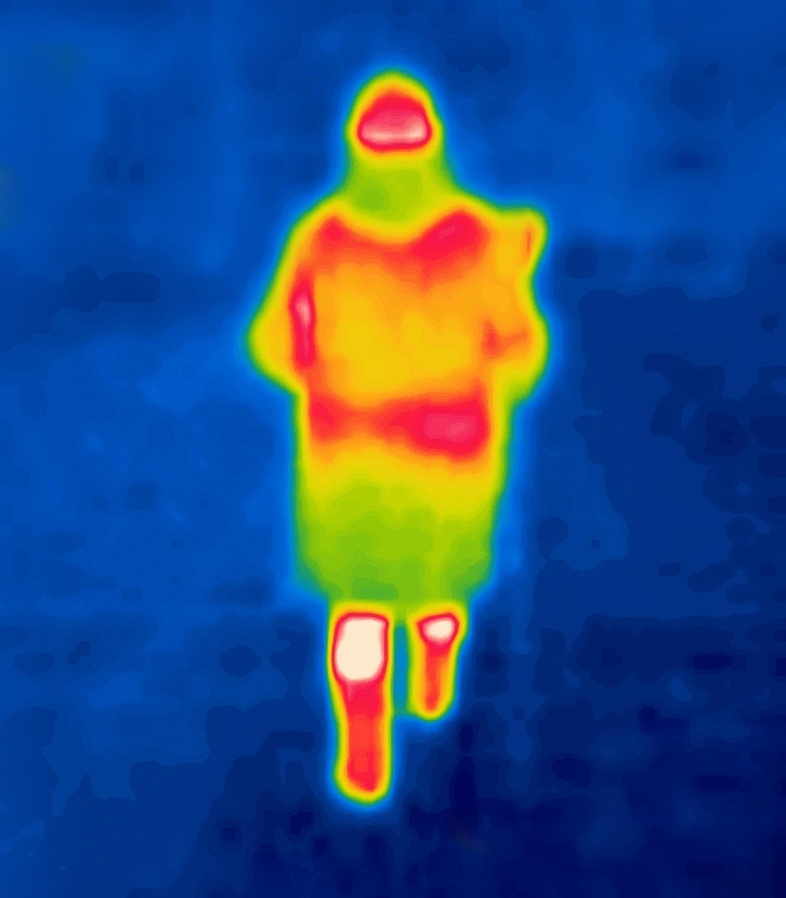
#> input picture module4/images/thermal/person_thermal.jpg, 786 x 898 px, shrunk from 1619 x 1851 before the run
$ python thermal_human_boundary.py
#> lines starting #> are read from the running program, lines starting #| are printed output that depends on the picture; after the words box and inside, x2 and y2 are one past the last pixel; in counts of white or black regions, pixels touching at a corner belong together
"""
CSc 8830 - Computer Vision
Module 4 - Question 2

Human Boundary Detection in a Thermal Image
Classical Computer Vision / OpenCV Only

NO machine learning or deep learning is used in this script.

Pipeline:
1. Read false-color thermal image.
2. Convert BGR image to HSV.
3. Separate warm human regions from the cooler background.
4. Apply morphological operations.
5. Find connected foreground components.
6. Select the main central human component.
7. Fill holes and smooth the mask.
8. Extract the exact outer contour.
9. Save mask, segmented person, boundary, and comparison images.
"""

from pathlib import Path

import cv2
import numpy as np


# ============================================================
# PATHS
# ============================================================

BASE_DIR = Path(__file__).resolve().parent

IMAGE_PATH = (
    BASE_DIR
    / "images"
    / "thermal"
    / "person_thermal.jpg"
)

OUTPUT_DIR = BASE_DIR / "outputs"

OUTPUT_DIR.mkdir(
    parents=True,
    exist_ok=True
)


# ============================================================
# LOAD THERMAL IMAGE
# ============================================================

image = cv2.imread(
    str(IMAGE_PATH)
)
#> image is the input picture: shape (898, 786, 3); mean B, G, R 129, 76.9, 38.8

if image is None:
    raise FileNotFoundError(
        f"Could not load thermal image:\n{IMAGE_PATH}"
    )


height, width = image.shape[:2]


print("=" * 65)
print("THERMAL HUMAN BOUNDARY DETECTION")
print("CLASSICAL OPENCV - NO ML/DL")
print("=" * 65)

print("\nImage loaded successfully.")
print(
    f"Image size: "
    f"{width} x {height}"
)
#| Image size: 786 x 898


# ============================================================
# STEP 1 - LIGHT SMOOTHING
# ============================================================

blurred = cv2.GaussianBlur(
    image,
    (5, 5),
    0
)


# ============================================================
# STEP 2 - CONVERT TO HSV
# ============================================================

hsv = cv2.cvtColor(
    blurred,
    cv2.COLOR_BGR2HSV
)

h_channel, s_channel, v_channel = cv2.split(
    hsv
)
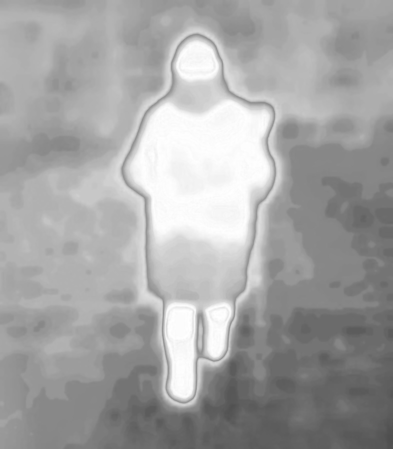
#> v_channel: shape (898, 786) (shown at 1/2 size); min 78, max 255, mean 163.9


# ============================================================
# STEP 3 - THERMAL COLOR SEGMENTATION
# ============================================================
#
# The new image is a false-color thermal image.
#
# Cooler background pixels are mainly blue/dark-blue.
# Warmer human pixels move toward:
#
# cyan
# green
# yellow
# orange
# red
# white
#
# Therefore we remove the dominant cool-blue background
# rather than trying to detect a single exact body color.
#
# OpenCV HSV hue:
#
# 0   -> red
# ~30 -> yellow
# ~60 -> green
# ~90 -> cyan
# ~120 -> blue
#
# The main cool background is expected in the blue range.
# ============================================================

cool_blue_mask = cv2.inRange(
    hsv,
    np.array(
        [90, 45, 15],
        dtype=np.uint8
    ),
    np.array(
        [140, 255, 255],
        dtype=np.uint8
    )
)
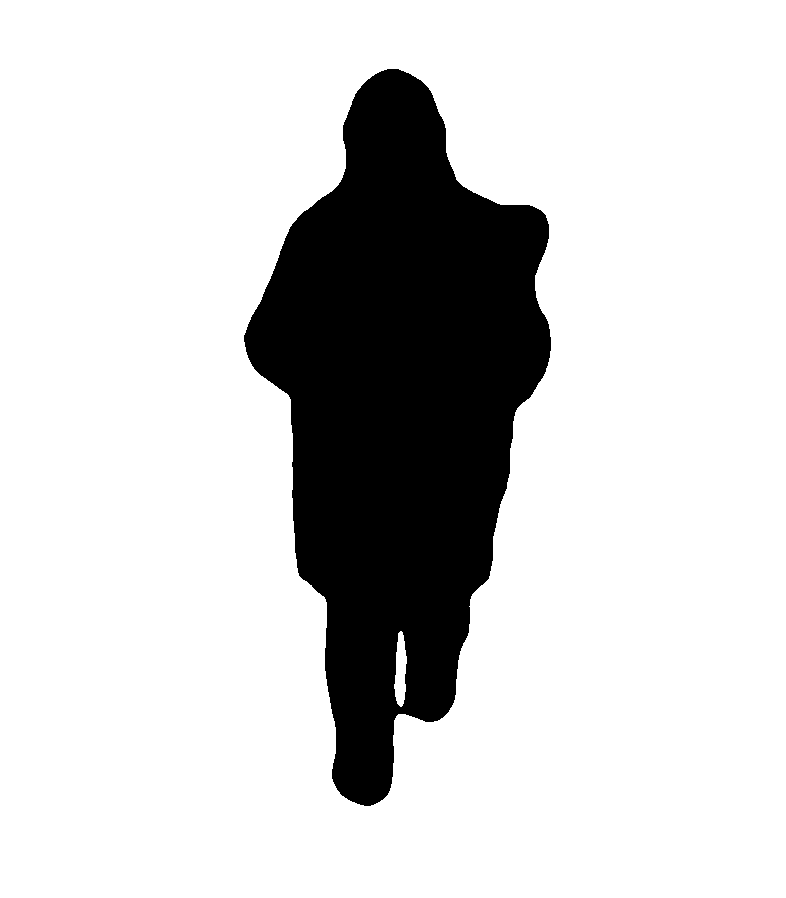
#> cool_blue_mask: shape (898, 786); 81.9% white; 1 black region, box (x1, y1, x2, y2) and area: (244, 69, 551, 806) 127747


# Invert:
# blue background -> black
# warmer regions  -> white

thermal_foreground = cv2.bitwise_not(
    cool_blue_mask
)


# ============================================================
# STEP 4 - REMOVE VERY DARK PIXELS
# ============================================================
#
# Dark pixels may also appear outside the actual subject.
# ============================================================

brightness_mask = cv2.inRange(
    v_channel,
    25,
    255
)


thermal_foreground = cv2.bitwise_and(
    thermal_foreground,
    brightness_mask
)


# ============================================================
# STEP 5 - CENTRAL SEARCH REGION
# ============================================================
#
# The subject occupies the central region of this frame.
#
# This is only a geometric classical-CV constraint.
# It is not an ML/DL detector.
# ============================================================

search_mask = np.zeros(
    (height, width),
    dtype=np.uint8
)


left = int(
    width * 0.12
)

right = int(
    width * 0.88
)

top = int(
    height * 0.02
)

bottom = int(
    height * 0.98
)


search_mask[
    top:bottom,
    left:right
] = 255


thermal_foreground = cv2.bitwise_and(
    thermal_foreground,
    search_mask
)


print(
    "\nSearch region:"
)

print(
    f"x = {left}:{right}"
)
#| x = 94:691

print(
    f"y = {top}:{bottom}"
)
#| y = 17:880


# ============================================================
# STEP 6 - MORPHOLOGICAL OPENING
# ============================================================
#
# Remove isolated thermal noise.
# ============================================================

opening_kernel = cv2.getStructuringElement(
    cv2.MORPH_ELLIPSE,
    (3, 3)
)


thermal_foreground = cv2.morphologyEx(
    thermal_foreground,
    cv2.MORPH_OPEN,
    opening_kernel,
    iterations=1
)


# ============================================================
# STEP 7 - MORPHOLOGICAL CLOSING
# ============================================================
#
# Connect nearby warm regions belonging to the body.
# ============================================================

closing_kernel = cv2.getStructuringElement(
    cv2.MORPH_ELLIPSE,
    (9, 9)
)


thermal_foreground = cv2.morphologyEx(
    thermal_foreground,
    cv2.MORPH_CLOSE,
    closing_kernel,
    iterations=2
)


# ============================================================
# STEP 8 - CONNECTED COMPONENT ANALYSIS
# ============================================================

(
    number_labels,
    labels,
    stats,
    centroids
) = cv2.connectedComponentsWithStats(
    thermal_foreground,
    connectivity=8
)
#> number_labels = 2; stats = [[0, 0, 786, 898, 577388], [244, 69, 307, 737, 128440]]; centroids = [[391, 457.3], [399.1, 409]]


print(
    f"\nConnected foreground components: "
    f"{number_labels - 1}"
)
#| Connected foreground components: 1


image_center = np.array(
    [
        width / 2.0,
        height / 2.0
    ]
)


best_label = None

best_score = -1


for label in range(
    1,
    number_labels
):

    area = stats[
        label,
        cv2.CC_STAT_AREA
    ]

    x = stats[
        label,
        cv2.CC_STAT_LEFT
    ]

    y = stats[
        label,
        cv2.CC_STAT_TOP
    ]

    component_width = stats[
        label,
        cv2.CC_STAT_WIDTH
    ]

    component_height = stats[
        label,
        cv2.CC_STAT_HEIGHT
    ]


    center = centroids[
        label
    ]


    aspect_ratio = (
        component_height
        / max(
            component_width,
            1
        )
    )


    distance = np.linalg.norm(
        center
        - image_center
    )


    print(
        f"Component {label}: "
        f"area={area}, "
        f"bbox="
        f"({x},{y},"
        f"{component_width},"
        f"{component_height}), "
        f"aspect={aspect_ratio:.2f}, "
        f"center_distance={distance:.1f}"
    )


    # --------------------------------------------------------
    # BASIC HUMAN-SHAPE FILTERS
    # --------------------------------------------------------

    if area < (
        height
        * width
        * 0.01
    ):
        continue


    if component_height < (
        height
        * 0.30
    ):
        continue


    if component_width > (
        width
        * 0.80
    ):
        continue


    # --------------------------------------------------------
    # COMPONENT SCORE
    # --------------------------------------------------------
    #
    # Prefer:
    # - large regions
    # - tall regions
    # - regions near image center
    # --------------------------------------------------------

    center_score = (
        1.0
        / (
            1.0
            + distance
        )
    )


    score = (
        area
        * (
            1.0
            + min(
                aspect_ratio,
                4.0
            )
        )
        * (
            1.0
            + 50.0
            * center_score
        )
    )


    if score > best_score:

        best_score = score

        best_label = label
#> this loop made 1 pass
#> (area, x, y, component_width, component_height, center, aspect_ratio, distance) on pass 1: (128440, 244, 69, 307, 737, [399.1, 409], 2.4, 40.49)
#> (printed output is left out)
#> after the loop, best_label = 1; best_score = 963142.9


# ============================================================
# STEP 9 - FALLBACK
# ============================================================

if best_label is None:

    print(
        "\nNo component passed "
        "all human-shape filters."
    )

    print(
        "Using largest central "
        "foreground component."
    )


    best_fallback_score = -1


    for label in range(
        1,
        number_labels
    ):

        area = stats[
            label,
            cv2.CC_STAT_AREA
        ]


        if area < 50:
            continue


        center = centroids[
            label
        ]


        distance = np.linalg.norm(
            center
            - image_center
        )


        fallback_score = (
            area
            / (
                1.0
                + distance
            )
        )


        if (
            fallback_score
            > best_fallback_score
        ):

            best_fallback_score = (
                fallback_score
            )

            best_label = label


if best_label is None:

    raise RuntimeError(
        "Unable to locate the "
        "thermal human foreground."
    )


# ============================================================
# STEP 10 - CREATE HUMAN MASK
# ============================================================

human_mask = np.zeros(
    (height, width),
    dtype=np.uint8
)


human_mask[
    labels == best_label
] = 255


selected_area = stats[
    best_label,
    cv2.CC_STAT_AREA
]
#> selected_area = 128440


selected_x = stats[
    best_label,
    cv2.CC_STAT_LEFT
]
#> selected_x = 244

selected_y = stats[
    best_label,
    cv2.CC_STAT_TOP
]
#> selected_y = 69

selected_w = stats[
    best_label,
    cv2.CC_STAT_WIDTH
]
#> selected_w = 307

selected_h = stats[
    best_label,
    cv2.CC_STAT_HEIGHT
]
#> selected_h = 737


print(
    "\nSelected human component:"
)

print(
    f"Area: "
    f"{selected_area} pixels"
)
#| Area: 128440 pixels

print(
    f"Bounding box: "
    f"({selected_x}, "
    f"{selected_y}, "
    f"{selected_w}, "
    f"{selected_h})"
)
#| Bounding box: (244, 69, 307, 737)


# ============================================================
# STEP 11 - FILL INTERNAL HOLES
# ============================================================
#
# The human should form one solid silhouette.
# Flood-fill the background and recover holes.
# ============================================================

flood_fill = human_mask.copy()


flood_mask = np.zeros(
    (
        height + 2,
        width + 2
    ),
    dtype=np.uint8
)


cv2.floodFill(
    flood_fill,
    flood_mask,
    (0, 0),
    255
)


flood_inverse = cv2.bitwise_not(
    flood_fill
)


human_mask = (
    human_mask
    | flood_inverse
)


# ============================================================
# STEP 12 - FINAL MASK SMOOTHING
# ============================================================

final_kernel = cv2.getStructuringElement(
    cv2.MORPH_ELLIPSE,
    (5, 5)
)


human_mask = cv2.morphologyEx(
    human_mask,
    cv2.MORPH_CLOSE,
    final_kernel,
    iterations=1
)


human_mask = cv2.morphologyEx(
    human_mask,
    cv2.MORPH_OPEN,
    np.ones(
        (3, 3),
        dtype=np.uint8
    ),
    iterations=1
)


# ============================================================
# STEP 13 - EXTRACT FINAL HUMAN CONTOUR
# ============================================================

contours, _ = cv2.findContours(
    human_mask,
    cv2.RETR_EXTERNAL,
    cv2.CHAIN_APPROX_NONE
)


if not contours:

    raise RuntimeError(
        "No final human contour found."
    )


human_contour = max(
    contours,
    key=cv2.contourArea
)


contour_area = cv2.contourArea(
    human_contour
)


# Rebuild the final mask using only
# the largest contour.

human_mask[:] = 0


cv2.drawContours(
    human_mask,
    [human_contour],
    -1,
    255,
    cv2.FILLED
)


print(
    f"Final contour area: "
    f"{contour_area:.1f} pixels"
)
#| Final contour area: 127615.0 pixels


# ============================================================
# STEP 14 - SEGMENTED THERMAL PERSON
# ============================================================

segmented_person = cv2.bitwise_and(
    image,
    image,
    mask=human_mask
)


# ============================================================
# STEP 15 - HUMAN BOUNDARY
# ============================================================

human_boundary = image.copy()


cv2.drawContours(
    human_boundary,
    [human_contour],
    -1,
    (0, 0, 255),
    2
)


# ============================================================
# STEP 16 - BOUNDARY-ONLY IMAGE
# ============================================================

boundary_only = np.zeros(
    (
        height,
        width,
        3
    ),
    dtype=np.uint8
)


cv2.drawContours(
    boundary_only,
    [human_contour],
    -1,
    (255, 255, 255),
    2
)
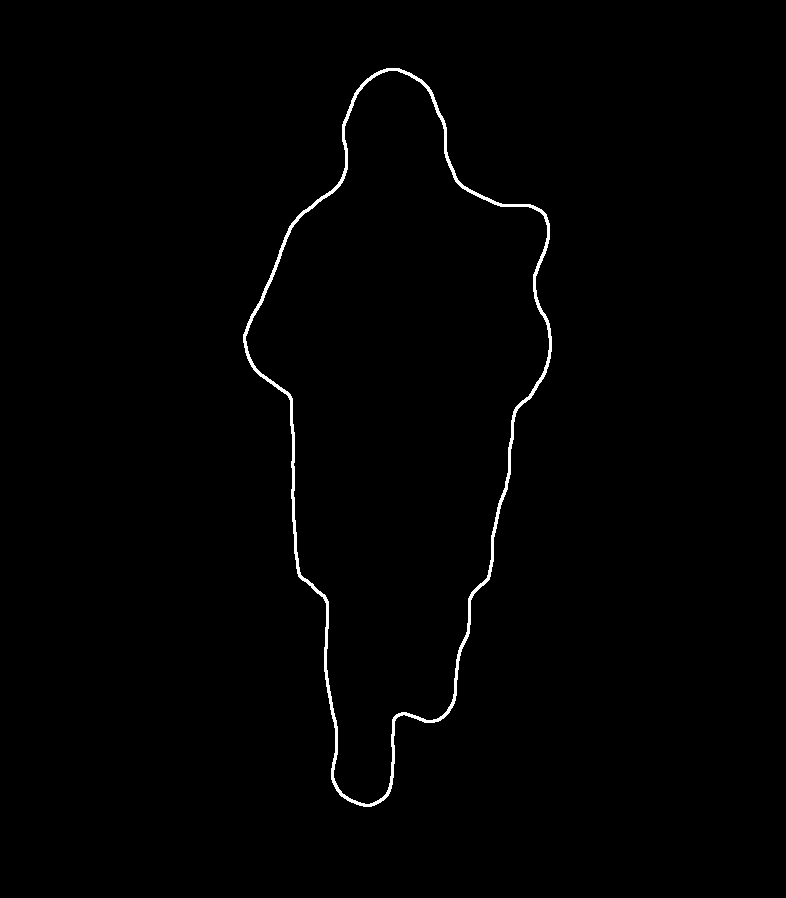
#> boundary_only: shape (898, 786, 3); 0.84% white; 1 white region, box (x1, y1, x2, y2) and area: (243, 68, 552, 807) 5956


# ============================================================
# STEP 17 - SEARCH REGION VISUALIZATION
# ============================================================

search_visualization = (
    image.copy()
)


cv2.rectangle(
    search_visualization,
    (
        left,
        top
    ),
    (
        right,
        bottom
    ),
    (255, 255, 255),
    2
)


# ============================================================
# STEP 18 - CREATE COMPARISON IMAGE
# ============================================================

def add_title(
    img,
    title
):

    result = img.copy()


    cv2.rectangle(
        result,
        (0, 0),
        (
            result.shape[1],
            30
        ),
        (0, 0, 0),
        -1
    )


    cv2.putText(
        result,
        title,
        (8, 21),
        cv2.FONT_HERSHEY_SIMPLEX,
        0.55,
        (255, 255, 255),
        1,
        cv2.LINE_AA
    )


    return result


mask_bgr = cv2.cvtColor(
    human_mask,
    cv2.COLOR_GRAY2BGR
)


original_panel = add_title(
    image,
    "Original Thermal"
)


mask_panel = add_title(
    mask_bgr,
    "OpenCV Human Mask"
)


boundary_panel = add_title(
    human_boundary,
    "Detected Boundary"
)


comparison = np.hstack(
    [
        original_panel,
        mask_panel,
        boundary_panel
    ]
)
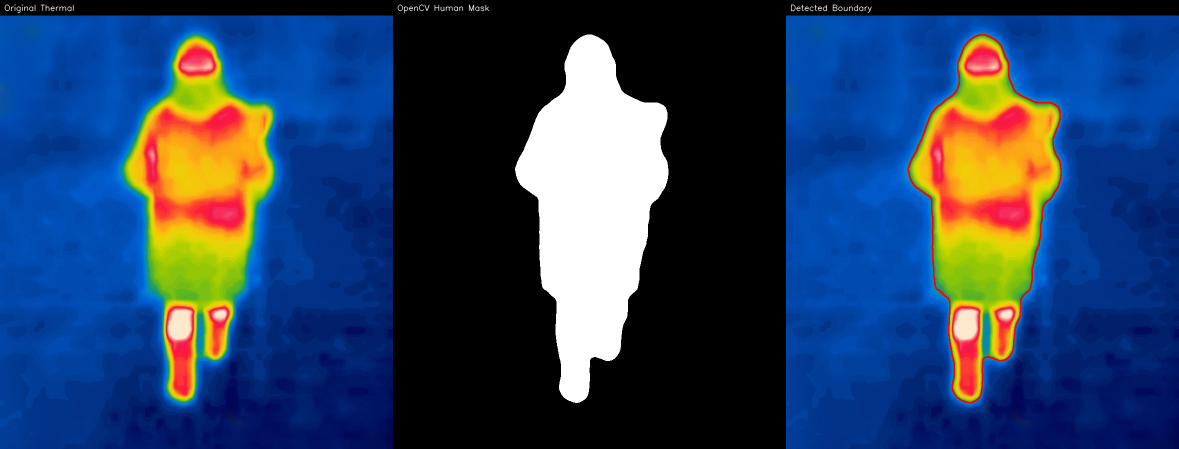
#> comparison: shape (898, 2358, 3) (shown at 1/2 size); mean B, G, R 97.5, 65, 42.1


# ============================================================
# STEP 19 - SAVE OUTPUTS
# ============================================================

cv2.imwrite(
    str(
        OUTPUT_DIR
        / "thermal_original.jpg"
    ),
    image
)


cv2.imwrite(
    str(
        OUTPUT_DIR
        / "thermal_search_region.jpg"
    ),
    search_visualization
)


cv2.imwrite(
    str(
        OUTPUT_DIR
        / "thermal_initial_mask.jpg"
    ),
    thermal_foreground
)


cv2.imwrite(
    str(
        OUTPUT_DIR
        / "thermal_binary_mask.jpg"
    ),
    human_mask
)


cv2.imwrite(
    str(
        OUTPUT_DIR
        / "thermal_segmented_person.jpg"
    ),
    segmented_person
)


cv2.imwrite(
    str(
        OUTPUT_DIR
        / "thermal_human_boundary.jpg"
    ),
    human_boundary
)


cv2.imwrite(
    str(
        OUTPUT_DIR
        / "thermal_boundary_only.jpg"
    ),
    boundary_only
)


cv2.imwrite(
    str(
        OUTPUT_DIR
        / "thermal_opencv_comparison.jpg"
    ),
    comparison
)


# ============================================================
# STEP 20 - STATISTICS
# ============================================================

foreground_pixels = np.count_nonzero(
    human_mask
)


foreground_percentage = (
    foreground_pixels
    / (
        height
        * width
    )
    * 100
)


print("\n" + "=" * 65)
print("THERMAL SEGMENTATION COMPLETE")
print("=" * 65)


print(
    f"Foreground pixels: "
    f"{foreground_pixels}"
)
#| Foreground pixels: 128442


print(
    f"Foreground percentage: "
    f"{foreground_percentage:.2f}%"
)
#| Foreground percentage: 18.20%


print("\nGenerated files:")

print(
    "1. thermal_original.jpg"
)

print(
    "2. thermal_search_region.jpg"
)

print(
    "3. thermal_initial_mask.jpg"
)

print(
    "4. thermal_binary_mask.jpg"
)

print(
    "5. thermal_segmented_person.jpg"
)

print(
    "6. thermal_human_boundary.jpg"
)

print(
    "7. thermal_boundary_only.jpg"
)

print(
    "8. thermal_opencv_comparison.jpg"
)


print(
    f"\nOutputs saved to:\n"
    f"{OUTPUT_DIR}"
)


print("\nDone.")
